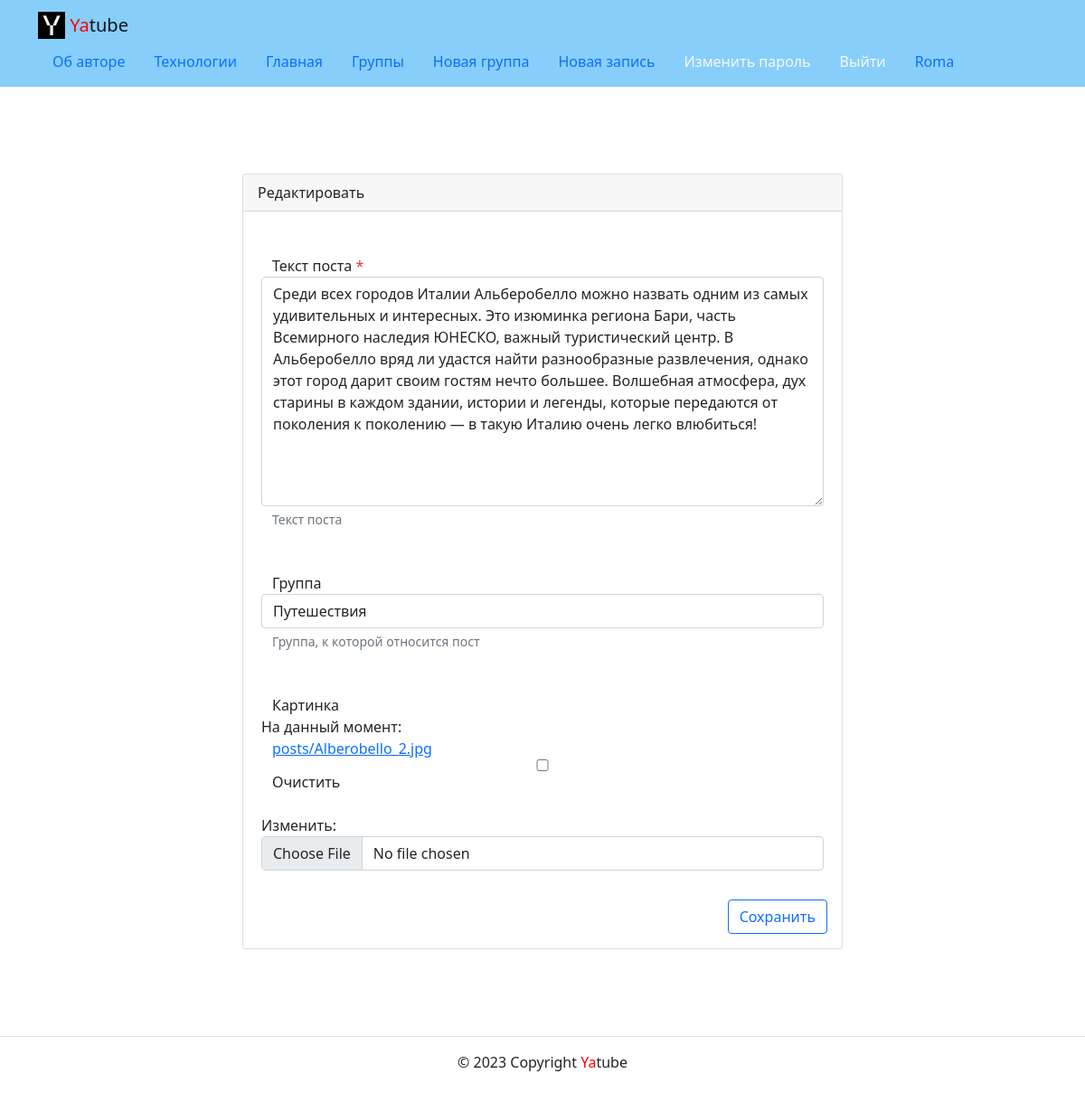
Page /posts/66/edit/ (signed in) on the committed database.
### posts/models.py (models this page shows, shortened)
class Post(models.Model):
    author = models.ForeignKey(
        User,
        help_text='Автор поста',
        on_delete=models.CASCADE,
        related_name='posts',
        verbose_name='Автор поста',
    )
    group = models.ForeignKey(
        Group,
        blank=True,
        help_text='Группа, к которой будет относиться пост',
        null=True,
        on_delete=models.SET_NULL,
        related_name='posts',
        verbose_name='Группа',
    )
    image = models.ImageField(
        'Картинка',
        blank=True,
        upload_to='posts/',
    )
    pub_date = models.DateTimeField(
        auto_now_add=True,
        db_index=True,
        help_text='Дата публикации поста',
        verbose_name='Дата публикации поста',
    )
    text = models.TextField(
        help_text='Введите текст поста',
        verbose_name='Текст поста',
    )
    class Meta:
        ordering = ['-pub_date']
        verbose_name = 'Пост'
        verbose_name_plural = 'Посты'

### posts/views.py (the view)
# urls.py: path('posts/<post_id>/edit/', views.post_edit, name='post_edit'),
@login_required
def post_edit(request, post_id):
    post = get_object_or_404(Post, id=post_id)
    if post.author != request.user:
        return redirect('posts:profile', request.user.username)
    form = PostForm(
        request.POST or None,
        instance=post,
        files=request.FILES or None
    )
    context = {
        'form': form,
        'is_edit': True,
        'post': post,
    }
    if not form.is_valid():
        return render(request, 'posts/create_post.html', context)
    post = form.save(commit=True)
    return redirect('posts:post_detail', post.id)

### posts/forms.py
class PostForm(forms.ModelForm):
    class Meta():
        model = Post
        fields = (
            'text',
            'group',
            'image'
        )
        help_texts = {
            "group": {
                "edit": "Группа, к которой относится пост",
                "new": "Группа, к которой будет относиться пост",
            },
            "text": {
                "edit": "Текст поста",
                "new": "Текст нового поста",
            },
        }

### core/context_processors/year.py (called while the page is built)
def year(request):
    return {
        'year': datetime.datetime.now().year
    }

### core/templatetags/user_filters.py (called while the page is built)
@register.filter
def addclass(field, css):
    return field.as_widget(attrs={'class': css})

### posts/models.py (called while the page is built)
    def __str__(self) -> str:
        return self.title

### templates/posts/create_post.html (shortened to what this page needs)
{% extends 'base.html' %}
{% load static %}
{% load user_filters %}
{% block content %}
  <div class="container py-5">
    <div class="row justify-content-center">
      <div class="col-md-8 p-5">
        <div class="card">
          <div class="card-header">
            {% if is_edit %}
              Редактировать
            {% else %}
              Сохранить
            {% endif %}
          </div>
          <div class="card-body">
            <form method="post"enctype="multipart/form-data">
              {% for field in form %}
                <div class="form-group row my-3 p-3">
                  <label for="{{ field.id_for_label }}">
                    {{ field.label }}
                    {% if field.field.required %}
                      <span class="required text-danger" >*</span>
                    {% endif %}
                  </label>
                  {{ field|addclass:'form-control' }}
                  {% if field.help_text %}
                    <small id="{{ field.id_for_label }}" class="form-text text-muted">
                      {% if is_edit %}
                        {{ field.help_text.edit|safe }}
                      {% else %}
                        {{ field.help_text.new|safe }}
                      {% endif %}
                    </small>
                  {% endif %}
                </div>
              {% endfor %}
              <div class="d-flex justify-content-end">
                <button type="submit" class="btn btn-outline-primary">
                  {% if is_edit %}
                    Сохранить
                  {% else %}
                    Добавить
                  {% endif %}
                </button>
              </div>
            </form>
          </div>
        </div>
      </div>
    </div>
  </div>
{% endblock %}

### templates/includes/header.html (shortened to what this page needs)
{% load static %}
<header>
  <nav class="navbar navbar-light" style="background-color: lightskyblue">
    <div class="container">
      <a class="navbar-brand" href="{% url 'posts:index' %}">
        <img
          alt=""
          class="d-inline-block align-top"
          height="30"
          src="{% static 'img/logo.png' %}"
          width="30"
        >
        <span style="color:red">Ya</span>tube
      </a>
      <ul class="nav nav-pills">
        <li class="nav-item">
          <a class="nav-link {% if author_about %} active {% endif %}" href="{% url 'about:author' %}">Об авторе</a>
        </li>
        <li class="nav-item">
          <a class="nav-link {% if tech_about %} active {% endif %}" href="{% url 'about:tech' %}">Технологии</a>
        </li>
        <li class="nav-item">
          <a class="nav-link {% if index_header %} active {% endif %}" href="{% url 'posts:index' %}">Главная</a>
        </li>
        <li class="nav-item">
          <a class="nav-link {% if groups_page %} active {% endif %}" href="{% url 'posts:groups' %}">Группы</a>
        </li>
        {% if user.is_authenticated %}
        <li class="nav-item">
          <a class="nav-link {% if group_create %} active {% endif %}" href="{% url 'posts:group_create' %}">Новая группа</a>
        </li>
        <li class="nav-item">
          <a class="nav-link {% if post_create %} active {% endif %}" href="{% url 'posts:post_create' %}">Новая запись</a>
        </li>
        <li class="nav-item">
          <a class="nav-link link-light" href="{% url 'users:PasswordChangeForm' %}">Изменить пароль</a>
        </li>
        <li class="nav-item">
          <a class="nav-link link-light" href="{% url 'users:logout' %}">Выйти</a>
        </li>
        <li class="nav-item">
          <a class="nav-link {% if profile%} active {% endif %}" href="{% url 'posts:profile' user.username %}">{{ user.username }}</a>
        </li>
        {% endif %}
      </ul>
    </div>
  </nav>
</header>

### rows in the picture
Post: form "Среди всех городов Италии Альберобелло можно назвать одним из самых удивительных и интересных. Это изюминка региона Бари, часть Всемирного наследия ЮНЕСКО, важный туристический центр. В Альберобелло вряд ли удастся найти разнообразные развлечения, однако этот город дарит своим гостям нечто большее. Волшебная атмосфера, дух старины в каждом здании, истории и легенды, которые передаются от поколения к поколению — в такую Италию очень легко влюбиться!" "Путешествия"

### other values in the picture
{{ user.username }} "Roma"
{{ field.label }} "Текст поста" "Группа" "Картинка"
{{ field.help_text.edit|safe }} "Текст поста" "Группа, к которой относится пост"
